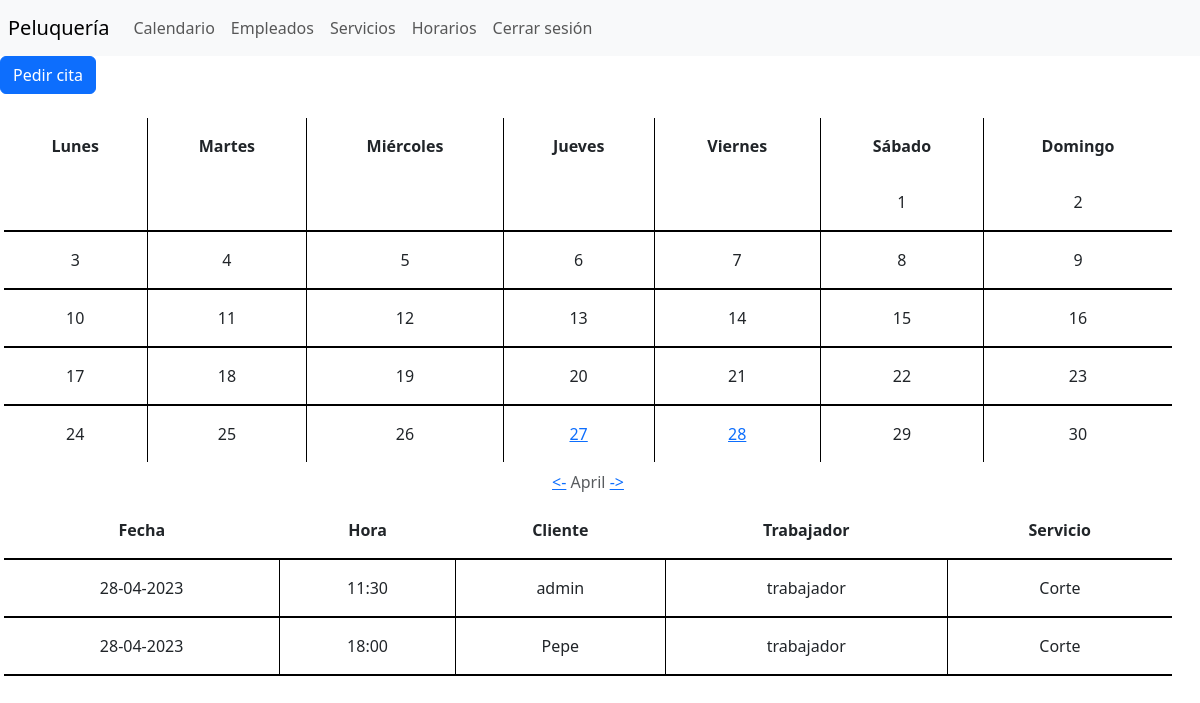
The app's page /php/calendario.php?mes=04&año=2023&dia=28 (signed in) with its own data.
### tables this page shows
CREATE TABLE `personas` (
  `id` bigint(20) NOT NULL,
  `nombre` varchar(75) NOT NULL,
  `correo` varchar(75) NOT NULL,
  `telefono` char(9) NOT NULL,
  `tipo` bigint(20) NOT NULL,
  `pass` varchar(20) NOT NULL,
  `activo` tinyint(4) NOT NULL DEFAULT 1,
  `f_inicio` date DEFAULT NULL,
  `f_fin` date DEFAULT NULL
);

### php/calendario.php (the view, shortened to what this page needs)
<?php
    require_once("functions.php");
    $conexion=createConnection();
?>
<!DOCTYPE html>
<html lang="es">
<head>
    <link href="https://cdn.jsdelivr.net/npm/bootstrap@5.3.0-alpha3/dist/css/bootstrap.min.css" rel="stylesheet">
    <link rel="stylesheet" href="../estilos.css">
</head>
<body>
    <div>
        <button type="button" class="btn btn-primary" data-bs-toggle="modal" data-bs-target="#exampleModal" data-bs-whatever="Pedir cita">Pedir cita</button>
    </div>
                            <?php
                                $consulta=$conexion->query("select m_apertura,m_cierre,t_apertura,t_cierre from horario");
                            ?>
    <section class="container-fluid px-sm-3 px-0 mt-4 row">
    <?php
        if(!isset($_SESSION['user'])){
            header('Refresh: 0; URL=../index.php');
        }else{
            $conexion=createConnection();
            $mes_actual=date('m',time());
            $anio_actual=date('Y');
            if(isset($_GET['mes'])){
                $mes=$_GET['mes'];
                $anio=$_GET['año'];
            }else{
                $mes=$mes_actual;
                $anio=$anio_actual;
            }
            $fecha=mktime(0,0,0,$mes,1,$anio);
            $inicio_mes=date('N',$fecha);
            $fin_mes=date('t',$fecha);
            $nombre_mes=ucfirst(strftime('%B',$fecha));
            $dia=0;
            if($_SESSION['user']!="admin@admin.com"){
                $consulta=$conexion->query("select day(fecha) dia from citas where (cliente=$id or trabajador=$id) and year(fecha)=$anio and month(fecha)=$mes order by fecha asc");
            }else{
                $consulta=$conexion->query("select day(fecha) dia from citas where year(fecha)=$anio and month(fecha)=$mes order by fecha asc");
            }
            $num_filas=$consulta->num_rows;
            if($num_filas>0){
                $fila=$consulta->fetch_array(MYSQLI_ASSOC);
                $dia=$fila['dia'];
            }
            $mes_siguiente = $mes + 1;
            $mes_anterior = $mes - 1;
            $año_siguiente = $anio;
            $año_anterior = $anio;
            echo "<table id=\"calendario\">
                <caption class=\"text-center\">
                    <a href='calendario.php?mes=$mes_anterior&año=$año_anterior'><-</a>
                    $nombre_mes
                    <a href='calendario.php?mes=$mes_siguiente&año=$año_siguiente'>-></a>
                </caption>
                <thead>
                    <tr>
                        <th>Lunes</th>
                        <th>Martes</th>
                        <th>Miércoles</th>
                        <th>Jueves</th>
                        <th>Viernes</th>
                        <th>Sábado</th>
                        <th>Domingo</th>
                    </tr>
                </thead>
                <tbody>
                    <tr>";
            $anio_consulta=$anio;
            if($mes==12){
                $mes_consulta=1;
                $anio_consulta++;
            }else if($mes==1){
                $mes_consulta=12;
            }else{
                $mes_consulta=$mes;
            }
            for($i=1;$i<$inicio_mes;$i++){
                echo "<td></td>";
            }
            $contador=$inicio_mes;
            for($i=1;$i<=$fin_mes;$i++){
                if($i==$dia){
                    echo "<td class='cita'><a href='?mes=$mes_consulta&año=$anio_consulta&dia=$i'>$i</a></td>";
                    $fila=$consulta->fetch_array(MYSQLI_ASSOC);
                    if($fila!=false){
                        $dia=$fila['dia'];
                    }
                }else{
                    echo "<td>$i</td>";
                }
                if($contador==7 and $i<$fin_mes){
                    echo "</tr><tr>";
                    $contador=0;
                }
                $contador++;
            }
            echo "</tr>
                </tbody>
            </table>
            <table>
                <thead>
                    <tr>
                        <th>Fecha</th>
                        <th>Hora</th>
                        <th>Cliente</th>
                        <th>Trabajador</th>
                        <th>Servicio</th>
                    </tr>
                </thead>
                <tbody>";
            if(isset($_GET['dia'])){
                $busqueda="$_GET[año]-$_GET[mes]-$_GET[dia]";
            }else{
                $dia_actual=date('d');
                $busqueda="$anio_consulta-$mes_consulta-$dia_actual";
            }
            if($_SESSION['user']=="admin@admin.com"){
                $preparada=$conexion->prepare("select fecha,hora,cliente,trabajador,nombre,servicio from citas,servicios where servicios.id=servicio and fecha=? order by fecha asc");
            }else{
                $preparada=$conexion->prepare("select fecha,hora,cliente,trabajador,nombre,servicio from citas,servicios where (citas.cliente=$id or citas.trabajador=$id) and servicios.id=servicio and fecha=? order by fecha asc");
            }
            $preparada->bind_param("s",$busqueda);
            $preparada->bind_result($fecha,$hora,$cliente,$trabajador,$servicio_nom,$servicio);
            $preparada->execute();
            $preparada->store_result();
            if($preparada->num_rows>0){
                while($preparada->fetch()){
                    $fecha2=date('d-m-Y',strtotime($fecha));
                    $formato=explode(":",$hora);
                    $hora=$formato[0].":".$formato[1];
                    $consulta=$conexion->query("select nombre from personas where id=$cliente");
                    $cliente_nom=$consulta->fetch_array(MYSQLI_NUM);
                    $consulta=$conexion->query("select nombre from personas where id=$trabajador");
                    $trabajador_nom=$consulta->fetch_array(MYSQLI_NUM);
                    echo "<tr>
                        <td data-fecha='$fecha'>$fecha2</td>
                        <td>$hora</td>
                        <td data-id='$cliente'>$cliente_nom[0]</td>
                        <td data-id='$trabajador'>$trabajador_nom[0]</td>
                        <td data-id='$servicio'>$servicio_nom</td>";
                    echo "</tr>";
                }
            }else{
                echo "<tr>
                    <td colspan=5 class='tabla_vacia'>No hay citas para hoy</td>
                </tr>";
            }
            echo "</tbody>
            </table>";
        }
    ?>
    </section>
</body>
</html>

### estilos.css (style rules this page uses)
*,::after,::before { box-sizing: border-box; }
body { margin: 0; height: 100vh; }
table td,th { padding: 1rem; }
table { text-align: center }
table:not(#calendario) thead, tr { border-bottom: 2px solid black; }
#calendario th, td { border-right: 1px solid black; }
#calendario tr:last-child,td:last-child { border: none; }
#calendario th:last-child { border-right: none; }

### records on screen
personas: nombre "admin"
personas: nombre "trabajador"
personas: nombre "Pepe"

### other values on screen
$nombre_mes "April"
$fecha2 "28-04-2023"
$hora "11:30"
$servicio_nom "Corte"
$hora "18:00"
